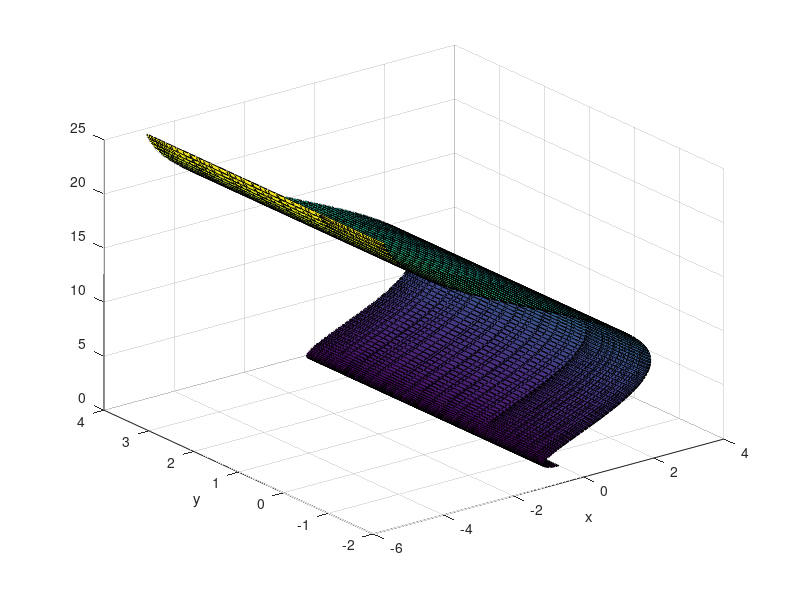

Write the MATLAB code that produced this figure. (Note: this script raises an error after producing the figure.)
% C
r = linspace(0,5,100);
p = pi;
b = linspace(-pi,pi,100);
x = r.*cos(b);
y = r.*sin(b);
[X,Y] = meshgrid(x,y);
Z = sin(Y).*0 + cos(X).*0 + r.^2;
surf(X,Y,Z);
xlabel('x');
ylabel('y');
%%
% C'
p = 5;
Fx=@(u,v)u.*cos(v);
Fy=@(u,v)u.*sin(v);
Fz=@(u,v)(u.^2)/p;
fsurf(Fx,Fy,Fz,[0,5,-pi,pi]);
%%
% G
a = 7;
b = 3;
Fx = @(u,v)(a+b*cos(v)).*cos(u);
Fy = @(u,v)(a+b*cos(v)).*sin(u);
Fz = @(u,v)(b*sin(v));
fsurf(Fx,Fy,Fz,[0,2*pi,-4*pi,-2*pi]);
axis equal;